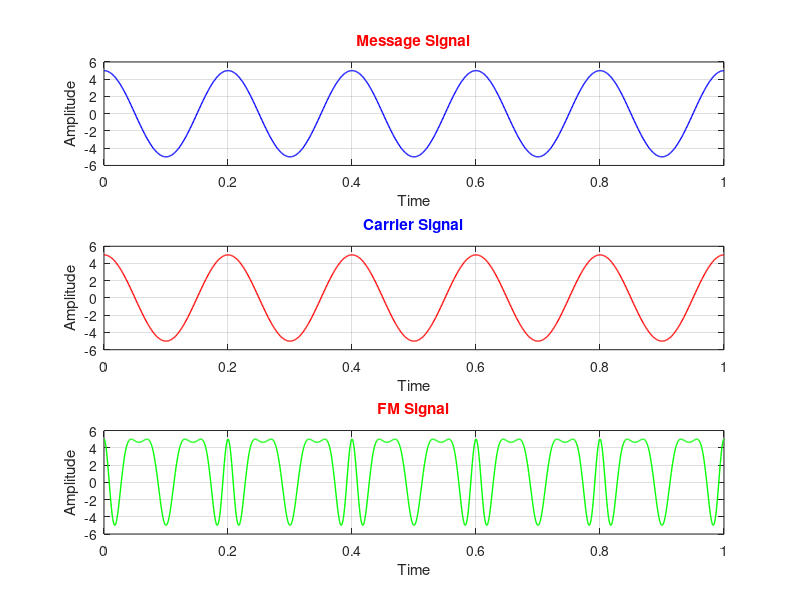

Recreate this plot in MATLAB.
%Code for Frequency Modulation.... 
clc; 
close all; 
clear all; 
%Input the values..... 
vm = input('Enter Message signal amplitude = '); 
vc = input('Enter Carrier signal Amplitude = '); 
fm = input('Enter Message frequency = '); 
fc = input('Enter Carrier frequency = '); 
m = input('Enter Modulation Index = ');    % Modulation index (m)>=1              
t = 0:0.001:1;               %upto 1000 samples 
%Equation of Message Signal...   
y1 = vm * cos(2*pi*fm*t);  
subplot(3,1,1);  
plot(t,y1,'blue','LineWidth',1); 
xlabel('Time'); 
ylabel('Amplitude'); 
title('Message Signal','color','red'); 
grid on; 
%Equation of Carrier Signal...       
y2 = vc*cos(2*pi*fc*t); 
subplot(3,1,2); 
plot(t,y2,'red','LineWidth',1); 
xlabel('Time'); 
ylabel('Amplitude'); 
title('Carrier Signal','color','blue'); 
grid on; 
%The instantaneous value of FM voltage wave is given by......... 
y = vc*cos(2*pi*fc*t+m.*sin(2*pi*fm*t)); % Equation of Modulated signal    
subplot(3,1,3); 
plot(t,y,'green','LineWidth',1); 
xlabel('Time'); 
ylabel('Amplitude'); 
title('FM Signal','color','red'); 
grid on;
%input 2 4 5 100 10